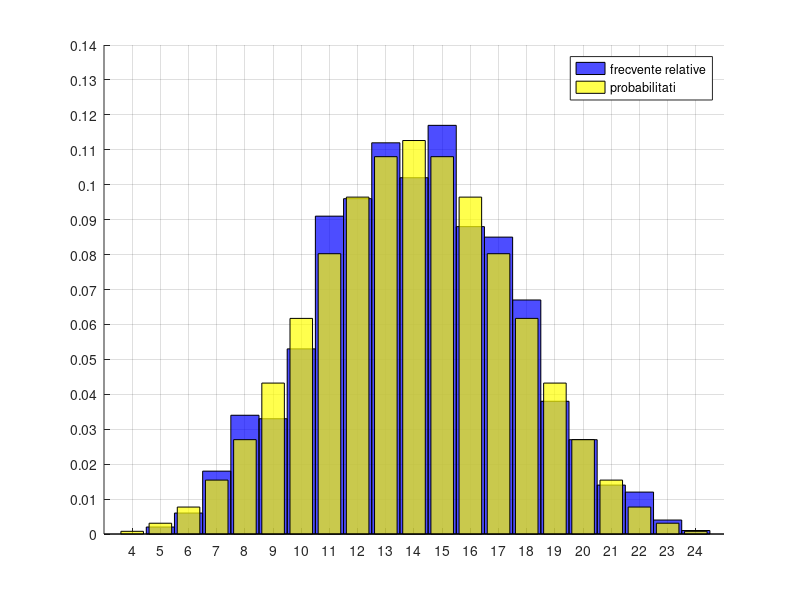

MATLAB code for this plot:
 clc; history -c
m = 1000;

% ARUNCAREA A PATRU ZARURI

disp('i)')
% possible sums when throwing four dice;
sume_posibile = 4 : 24;

% generating m throws of 4 dice;
zaruri = randi(6, 4, m);

% sum the throws by columns;
sume_sim = sum(zaruri);

% histogram for the throws;
frecv_abs = hist(sume_sim, sume_posibile);

% matrix: [histogram line; posibilities line]
sume_frecv_abs = [sume_posibile; frecv_abs]'

disp('ii)')
clf; hold on; grid on;

% set the values on the Ox axis;
xticks(sume_posibile); xlim([3, 25]);

% set the values on the Oy axis;
yticks(0 : 0.01 : 0.14); ylim([0 0.14]);

% bar graph with possible sums on Ox and frequency on Oy;
bar(sume_posibile, frecv_abs / m, 'hist', 'FaceColor', 'b');

% maximum frequence
frecv_abs_max = max(frecv_abs)

% select the most frequent sum;
sume_cele_mai_frecvente = sume_posibile(frecv_abs == frecv_abs_max)

disp('iii)')

% generating the theoretical sums
sume_teor = [];
 for i1 = 1 : 6
   for i2 = 1 : 6
     for i3 = 1 : 6
       for i4 = 1 : 6
         sume_teor = [sume_teor i1 + i2 + i3 + i4];
       endfor
     endfor
   endfor
 endfor

% histogram of the theoretical sums;
frecv_abs = hist(sume_teor, sume_posibile);

% matrix = [histogram line; posibilities line]
sume_frecv_abs = [sume_posibile; frecv_abs]'

% bar graph with possible values on Ox and frequency on Oy;
bar(sume_posibile, frecv_abs / length(sume_teor), 'FaceColor','y');

% maximum frequency
frecv_abs_max = max(frecv_abs)

% selecting the sum with the maximum frequency
sume_cele_mai_frecvente = sume_posibile(frecv_abs == frecv_abs_max)

% legend for the bar graph;
legend('frecvente relative', 'probabilitati');

% I don't know what this does;
set(findobj('type', 'patch'), 'facealpha', 0.7);

disp('iv)')

% probability of sum being at least 10 when knowing it is at most 20
(sume_sim >= 10) && (sume_sim <= 20)
(sume_sim >= 10) & (sume_sim <= 20)
prob_cond_sim = sum((sume_sim >= 10) & (sume_sim <= 20)) / sum(sume_sim <= 20)

% probability of sum being at least 10 when knowing it is at most 20
prob_cond_teor = sum((sume_teor >= 10) & (sume_teor <= 20)) / sum(sume_teor <= 20)
